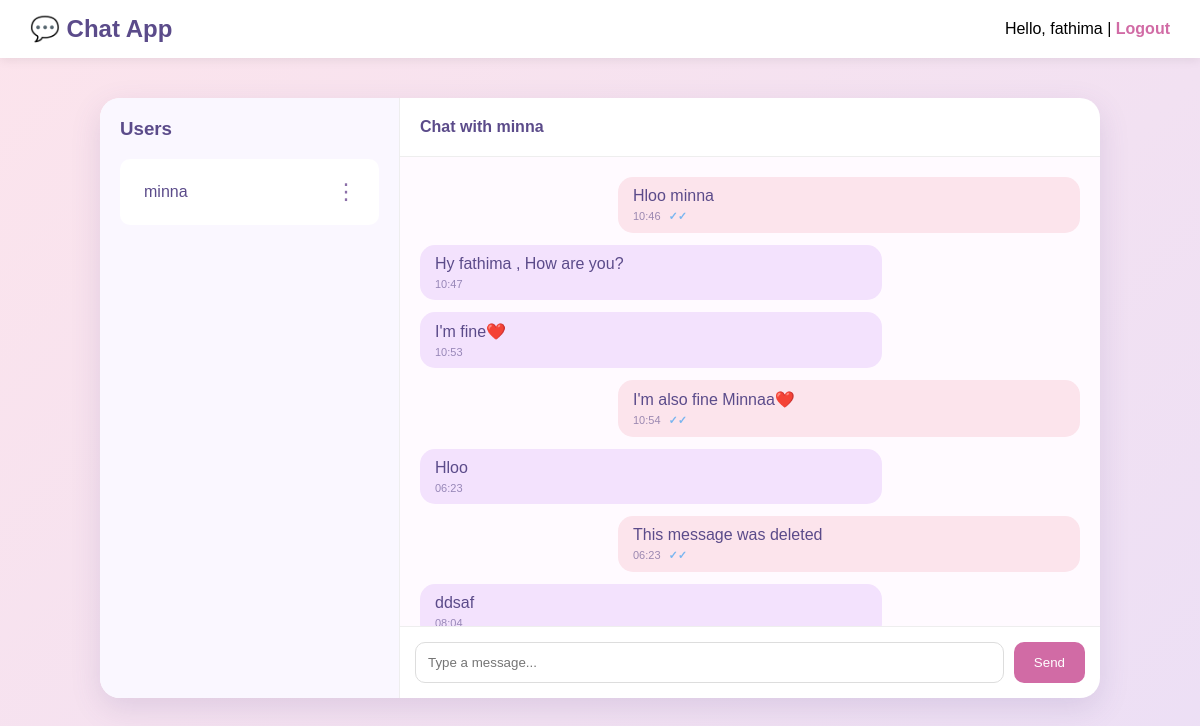
The app's page /chat/?user=1 (signed in) with its own data.
### chat/models.py (models this page shows, shortened)
class Message(models.Model):
    sender = models.ForeignKey(
        User,
        on_delete=models.CASCADE,
        related_name='sent_messages'
    )
    receiver = models.ForeignKey(
        User,
        on_delete=models.CASCADE,
        related_name='received_messages'
    )
    content = models.TextField()
    is_read = models.BooleanField(default=False)
    deleted_for_sender = models.BooleanField(default=False)
    deleted_for_receiver = models.BooleanField(default=False)
    is_deleted = models.BooleanField(default=False)
    replied_to = models.ForeignKey(
        'self',
        on_delete=models.SET_NULL,
        null=True,
        blank=True,
        related_name='replies'
    )
    created_at = models.DateTimeField(auto_now_add=True)
    class Meta:
        ordering = ['created_at']

### chat/views.py (the view)
# urls.py: path('', views.chat_home, name='index'),
@login_required
def chat_home(request):
    users = User.objects.exclude(id=request.user.id).annotate(
        unread_count=Count(
            'sent_messages',
            filter=Q(
                sent_messages__receiver=request.user,
                sent_messages__is_read=False
            )
        )
    )
    selected_user_id = request.GET.get('user')
    selected_user = None
    messages = []
    if selected_user_id:
        selected_user = get_object_or_404(User, id=selected_user_id)
        Message.objects.filter(
            sender=selected_user,
            receiver=request.user,
            is_read=False
        ).update(is_read=True)
        messages = Message.objects.filter(
            Q(sender=request.user, receiver=selected_user) |
            Q(sender=selected_user, receiver=request.user)
        )
    return render(request, 'chat/chat_room.html', {
        'users': users,
        'selected_user': selected_user,
        'messages': messages,
    })

### templates/chat/chat_room.html (shortened to what this page needs)
<!DOCTYPE html>
<html lang="en">
<head>
</head>
<body>
    <div class="navbar">
        <h2>💬 Chat App</h2>
        <div>
            Hello, {{ request.user.username }} |
            <a href="{% url 'accounts:logout' %}" class="logout">Logout</a>
        </div>
    </div>
    <div class="container {% if selected_user %}chat-open{% endif %}">
        <div class="users">
            <h3>Users</h3>
            {% for user in users %}
            <div class="user">
                <a href="?user={{ user.id }}" class="user-link">
                    <span>{{ user.username }}</span>
                </a>
                <button class="user-menu-btn" type="button" data-user-id="{{ user.id }}"
                    onclick="showUserMenu(event, this.dataset.userId)">
                    ⋮
                </button>
            </div>
            {% endfor %}
        </div>
        <div class="chat">
            {% if selected_user %}
            <div class="chat-header">
                <span>
                    Chat with {{ selected_user.username }}
                </span>
            </div>
            <div class="messages" id="messages">
                {% for message in messages %}
                <div class="message {% if message.sender == request.user %}me{% endif %}">
                    {{ message.content }}
                    <span class="time">
                        {{ message.created_at|date:"H:i" }}
                        {% if message.sender == request.user %}
                        {% if message.is_read %}
                        <span class="ticks read">✓✓</span>
                        {% else %}
                        <span class="ticks">✓</span>
                        {% endif %}
                        {% endif %}
                    </span>
                </div>
                {% endfor %}
            </div>
            <form class="input-area" id="messageForm">
                <input type="text" id="messageInput" placeholder="Type a message..." required>
                <button type="submit">Send</button>
            </form>
            {% else %}
            <div class="empty">
                <h2>Select a user 💬</h2>
                <p>Choose a user from the left to start chatting.</p>
            </div>
            {% endif %}
        </div>
    </div>
</body>
</html>

### templates/chat/chat_room.html (style rules this page uses)
* { box-sizing: border-box; }
body { margin: 0; font-family: Arial, sans-serif; background: linear-gradient(135deg, #fce4ec, #e8def8); min-height: 100vh; }
.navbar { background: white; padding: 15px 30px; display: flex; justify-content: space-between; align-items: center; box-shadow: 0 2px 10px rgba(0, 0, 0, 0.08); }
.navbar h2 { margin: 0; color: #5b4b8a; }
.logout { text-decoration: none; color: #d16ba5; font-weight: bold; }
.container { width: 90%; max-width: 1000px; height: 600px; margin: 40px auto; background: white; border-radius: 20px; overflow: hidden; display: flex; box-shadow: 0 10px 30px rgba(91, 75, 138, 0.15); }
.users { width: 30%; background: #faf7ff; padding: 20px; border-right: 1px solid #eee; }
.users h3 { color: #5b4b8a; margin-top: 0; }
.user { display: flex; justify-content: space-between; align-items: center; padding: 12px; margin: 8px 0; border-radius: 10px; text-decoration: none; color: #5b4b8a; background: white; }
.chat { width: 70%; display: flex; flex-direction: column; }
.chat-header { padding: 20px; border-bottom: 1px solid #eee; color: #5b4b8a; font-weight: bold; }
.messages { flex: 1; padding: 20px; overflow-y: auto; background: #fffaff; }
.message { margin-bottom: 12px; padding: 10px 15px; border-radius: 15px; max-width: 70%; background: #f3e2fd; color: #5b4b8a; }
.message.me { margin-left: auto; background: #fce4ec; }
.time { font-size: 11px; opacity: 0.6; display: block; margin-top: 5px; }
.input-area { display: flex; padding: 15px; border-top: 1px solid #eee; gap: 10px; }
.input-area input { flex: 1; padding: 12px; border: 1px solid #ddd; border-radius: 10px; outline: none; }
.input-area button { border: none; padding: 12px 20px; border-radius: 10px; background: #d16ba5; color: white; cursor: pointer; }
.ticks { margin-left: 5px; font-weight: bold; }
.ticks.read { color: #2196f3; }
.message { position: relative; }
.user { position: relative; display: flex; align-items: center; justify-content: space-between; }
.user-link { flex: 1; text-decoration: none; color: #5b4b8a; padding: 12px; }
.user-menu-btn { border: none; background: transparent; color: #8b6fa8; font-size: 22px; cursor: pointer; padding: 5px 10px; }

### records on screen
Message: content "Hloo minna", created_at "10:46"
Message: content "Hy fathima , How are you?", created_at "10:47"
Message: content "I'm fine❤️", created_at "10:53"
Message: content "I'm also fine Minnaa❤️", created_at "10:54"
Message: content "Hloo", created_at "06:23"
Message: content "This message was deleted", created_at "06:23"
Message: content "ddsaf", created_at "08:04"

### other values on screen
{{ request.user.username }} "fathima"
{{ user.username }} "minna"
{{ selected_user.username }} "minna"
